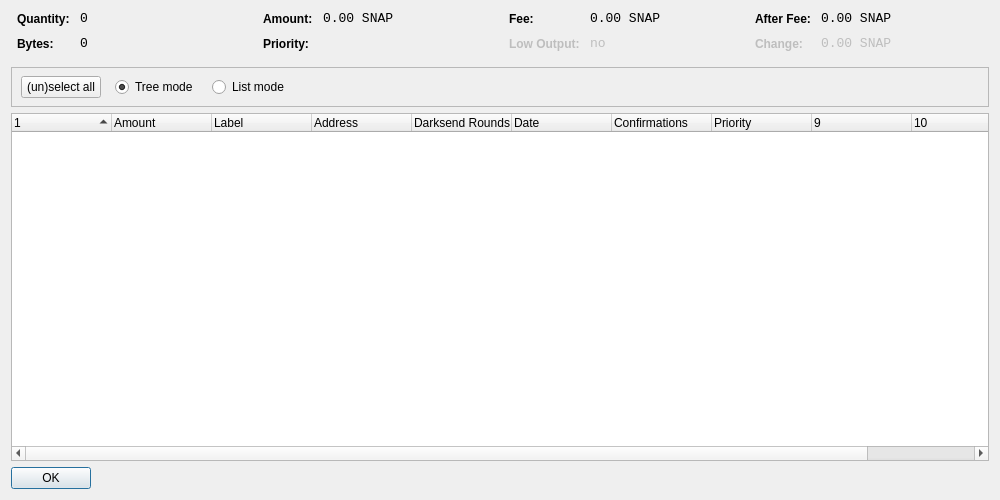
<?xml version="1.0" encoding="UTF-8"?>
<ui version="4.0">
 <class>CoinControlDialog</class>
 <widget class="QDialog" name="CoinControlDialog">
  <property name="geometry">
   <rect>
    <x>0</x>
    <y>0</y>
    <width>1000</width>
    <height>500</height>
   </rect>
  </property>
  <property name="windowTitle">
   <string>Coin Control</string>
  </property>
  <layout class="QVBoxLayout" name="verticalLayout">
   <item>
    <layout class="QHBoxLayout" name="horizontalLayoutTop" stretch="0,0,0,0">
     <property name="topMargin">
      <number>0</number>
     </property>
     <property name="bottomMargin">
      <number>10</number>
     </property>
     <item>
      <layout class="QFormLayout" name="formLayoutCoinControl1">
       <property name="horizontalSpacing">
        <number>10</number>
       </property>
       <property name="verticalSpacing">
        <number>10</number>
       </property>
       <property name="leftMargin">
        <number>6</number>
       </property>
       <property name="rightMargin">
        <number>6</number>
       </property>
       <item row="0" column="0">
        <widget class="QLabel" name="labelCoinControlQuantityText">
         <property name="styleSheet">
          <string notr="true">font-weight:bold;</string>
         </property>
         <property name="text">
          <string>Quantity:</string>
         </property>
        </widget>
       </item>
       <item row="0" column="1">
        <widget class="QLabel" name="labelCoinControlQuantity">
         <property name="font">
          <font>
           <family>Monospace</family>
           <pointsize>10</pointsize>
          </font>
         </property>
         <property name="cursor">
          <cursorShape>IBeamCursor</cursorShape>
         </property>
         <property name="contextMenuPolicy">
          <enum>Qt::ActionsContextMenu</enum>
         </property>
         <property name="text">
          <string notr="true">0</string>
         </property>
         <property name="textInteractionFlags">
          <set>Qt::LinksAccessibleByMouse|Qt::TextSelectableByKeyboard|Qt::TextSelectableByMouse</set>
         </property>
        </widget>
       </item>
       <item row="1" column="0">
        <widget class="QLabel" name="labelCoinControlBytesText">
         <property name="styleSheet">
          <string notr="true">font-weight:bold;</string>
         </property>
         <property name="text">
          <string>Bytes:</string>
         </property>
        </widget>
       </item>
       <item row="1" column="1">
        <widget class="QLabel" name="labelCoinControlBytes">
         <property name="font">
          <font>
           <family>Monospace</family>
           <pointsize>10</pointsize>
          </font>
         </property>
         <property name="cursor">
          <cursorShape>IBeamCursor</cursorShape>
         </property>
         <property name="contextMenuPolicy">
          <enum>Qt::ActionsContextMenu</enum>
         </property>
         <property name="text">
          <string notr="true">0</string>
         </property>
         <property name="textInteractionFlags">
          <set>Qt::LinksAccessibleByMouse|Qt::TextSelectableByKeyboard|Qt::TextSelectableByMouse</set>
         </property>
        </widget>
       </item>
      </layout>
     </item>
     <item>
      <layout class="QFormLayout" name="formLayoutCoinControl2">
       <property name="horizontalSpacing">
        <number>10</number>
       </property>
       <property name="verticalSpacing">
        <number>10</number>
       </property>
       <property name="leftMargin">
        <number>6</number>
       </property>
       <property name="rightMargin">
        <number>6</number>
       </property>
       <item row="0" column="0">
        <widget class="QLabel" name="labelCoinControlAmountText">
         <property name="styleSheet">
          <string notr="true">font-weight:bold;</string>
         </property>
         <property name="text">
          <string>Amount:</string>
         </property>
        </widget>
       </item>
       <item row="0" column="1">
        <widget class="QLabel" name="labelCoinControlAmount">
         <property name="font">
          <font>
           <family>Monospace</family>
           <pointsize>10</pointsize>
          </font>
         </property>
         <property name="cursor">
          <cursorShape>IBeamCursor</cursorShape>
         </property>
         <property name="contextMenuPolicy">
          <enum>Qt::ActionsContextMenu</enum>
         </property>
         <property name="text">
          <string notr="true">0.00 SNAP</string>
         </property>
         <property name="textInteractionFlags">
          <set>Qt::LinksAccessibleByMouse|Qt::TextSelectableByKeyboard|Qt::TextSelectableByMouse</set>
         </property>
        </widget>
       </item>
       <item row="1" column="0">
        <widget class="QLabel" name="labelCoinControlPriorityText">
         <property name="styleSheet">
          <string notr="true">font-weight:bold;</string>
         </property>
         <property name="text">
          <string>Priority:</string>
         </property>
        </widget>
       </item>
       <item row="1" column="1">
        <widget class="QLabel" name="labelCoinControlPriority">
         <property name="font">
          <font>
           <family>Monospace</family>
           <pointsize>10</pointsize>
          </font>
         </property>
         <property name="cursor">
          <cursorShape>IBeamCursor</cursorShape>
         </property>
         <property name="contextMenuPolicy">
          <enum>Qt::ActionsContextMenu</enum>
         </property>
         <property name="text">
          <string/>
         </property>
         <property name="textInteractionFlags">
          <set>Qt::LinksAccessibleByMouse|Qt::TextSelectableByKeyboard|Qt::TextSelectableByMouse</set>
         </property>
        </widget>
       </item>
      </layout>
     </item>
     <item>
      <layout class="QFormLayout" name="formLayoutCoinControl3">
       <property name="horizontalSpacing">
        <number>10</number>
       </property>
       <property name="verticalSpacing">
        <number>10</number>
       </property>
       <property name="leftMargin">
        <number>6</number>
       </property>
       <property name="rightMargin">
        <number>6</number>
       </property>
       <item row="0" column="0">
        <widget class="QLabel" name="labelCoinControlFeeText">
         <property name="styleSheet">
          <string notr="true">font-weight:bold;</string>
         </property>
         <property name="text">
          <string>Fee:</string>
         </property>
        </widget>
       </item>
       <item row="0" column="1">
        <widget class="QLabel" name="labelCoinControlFee">
         <property name="font">
          <font>
           <family>Monospace</family>
           <pointsize>10</pointsize>
          </font>
         </property>
         <property name="cursor">
          <cursorShape>IBeamCursor</cursorShape>
         </property>
         <property name="contextMenuPolicy">
          <enum>Qt::ActionsContextMenu</enum>
         </property>
         <property name="text">
          <string notr="true">0.00 SNAP</string>
         </property>
         <property name="textInteractionFlags">
          <set>Qt::LinksAccessibleByMouse|Qt::TextSelectableByKeyboard|Qt::TextSelectableByMouse</set>
         </property>
        </widget>
       </item>
       <item row="1" column="0">
        <widget class="QLabel" name="labelCoinControlLowOutputText">
         <property name="enabled">
          <bool>false</bool>
         </property>
         <property name="styleSheet">
          <string notr="true">font-weight:bold;</string>
         </property>
         <property name="text">
          <string>Low Output:</string>
         </property>
        </widget>
       </item>
       <item row="1" column="1">
        <widget class="QLabel" name="labelCoinControlLowOutput">
         <property name="enabled">
          <bool>false</bool>
         </property>
         <property name="font">
          <font>
           <family>Monospace</family>
           <pointsize>10</pointsize>
          </font>
         </property>
         <property name="cursor">
          <cursorShape>IBeamCursor</cursorShape>
         </property>
         <property name="contextMenuPolicy">
          <enum>Qt::ActionsContextMenu</enum>
         </property>
         <property name="text">
          <string notr="true">no</string>
         </property>
         <property name="textInteractionFlags">
          <set>Qt::LinksAccessibleByMouse|Qt::TextSelectableByKeyboard|Qt::TextSelectableByMouse</set>
         </property>
        </widget>
       </item>
      </layout>
     </item>
     <item>
      <layout class="QFormLayout" name="formLayoutCoinControl4">
       <property name="horizontalSpacing">
        <number>10</number>
       </property>
       <property name="verticalSpacing">
        <number>10</number>
       </property>
       <property name="leftMargin">
        <number>6</number>
       </property>
       <property name="rightMargin">
        <number>6</number>
       </property>
       <item row="0" column="0">
        <widget class="QLabel" name="labelCoinControlAfterFeeText">
         <property name="styleSheet">
          <string notr="true">font-weight:bold;</string>
         </property>
         <property name="text">
          <string>After Fee:</string>
         </property>
        </widget>
       </item>
       <item row="0" column="1">
        <widget class="QLabel" name="labelCoinControlAfterFee">
         <property name="font">
          <font>
           <family>Monospace</family>
           <pointsize>10</pointsize>
          </font>
         </property>
         <property name="cursor">
          <cursorShape>IBeamCursor</cursorShape>
         </property>
         <property name="contextMenuPolicy">
          <enum>Qt::ActionsContextMenu</enum>
         </property>
         <property name="text">
          <string notr="true">0.00 SNAP</string>
         </property>
         <property name="textInteractionFlags">
          <set>Qt::LinksAccessibleByMouse|Qt::TextSelectableByKeyboard|Qt::TextSelectableByMouse</set>
         </property>
        </widget>
       </item>
       <item row="1" column="0">
        <widget class="QLabel" name="labelCoinControlChangeText">
         <property name="enabled">
          <bool>false</bool>
         </property>
         <property name="styleSheet">
          <string notr="true">font-weight:bold;</string>
         </property>
         <property name="text">
          <string>Change:</string>
         </property>
        </widget>
       </item>
       <item row="1" column="1">
        <widget class="QLabel" name="labelCoinControlChange">
         <property name="enabled">
          <bool>false</bool>
         </property>
         <property name="font">
          <font>
           <family>Monospace</family>
           <pointsize>10</pointsize>
          </font>
         </property>
         <property name="cursor">
          <cursorShape>IBeamCursor</cursorShape>
         </property>
         <property name="contextMenuPolicy">
          <enum>Qt::ActionsContextMenu</enum>
         </property>
         <property name="text">
          <string notr="true">0.00 SNAP</string>
         </property>
         <property name="textInteractionFlags">
          <set>Qt::LinksAccessibleByMouse|Qt::TextSelectableByKeyboard|Qt::TextSelectableByMouse</set>
         </property>
        </widget>
       </item>
      </layout>
     </item>
    </layout>
   </item>
   <item>
    <widget class="QFrame" name="frame">
     <property name="minimumSize">
      <size>
       <width>0</width>
       <height>40</height>
      </size>
     </property>
     <property name="frameShape">
      <enum>QFrame::StyledPanel</enum>
     </property>
     <property name="frameShadow">
      <enum>QFrame::Sunken</enum>
     </property>
     <widget class="QWidget" name="horizontalLayoutWidget">
      <property name="geometry">
       <rect>
        <x>10</x>
        <y>0</y>
        <width>781</width>
        <height>41</height>
       </rect>
      </property>
      <layout class="QHBoxLayout" name="horizontalLayoutPanel" stretch="0,0,0,0,0">
       <property name="spacing">
        <number>14</number>
       </property>
       <item>
        <widget class="QPushButton" name="pushButtonSelectAll">
         <property name="sizePolicy">
          <sizepolicy hsizetype="Maximum" vsizetype="Fixed">
           <horstretch>0</horstretch>
           <verstretch>0</verstretch>
          </sizepolicy>
         </property>
         <property name="text">
          <string>(un)select all</string>
         </property>
        </widget>
       </item>
       <item>
        <widget class="QRadioButton" name="radioTreeMode">
         <property name="sizePolicy">
          <sizepolicy hsizetype="Maximum" vsizetype="Fixed">
           <horstretch>0</horstretch>
           <verstretch>0</verstretch>
          </sizepolicy>
         </property>
         <property name="text">
          <string>Tree mode</string>
         </property>
         <property name="checked">
          <bool>true</bool>
         </property>
        </widget>
       </item>
       <item>
        <widget class="QRadioButton" name="radioListMode">
         <property name="sizePolicy">
          <sizepolicy hsizetype="Maximum" vsizetype="Fixed">
           <horstretch>0</horstretch>
           <verstretch>0</verstretch>
          </sizepolicy>
         </property>
         <property name="text">
          <string>List mode</string>
         </property>
        </widget>
       </item>
       <item>
        <spacer name="horizontalSpacer">
         <property name="orientation">
          <enum>Qt::Horizontal</enum>
         </property>
         <property name="sizeHint" stdset="0">
          <size>
           <width>40</width>
           <height>20</height>
          </size>
         </property>
        </spacer>
       </item>
      </layout>
     </widget>
    </widget>
   </item>
   <item>
    <widget class="CoinControlTreeWidget" name="treeWidget">
     <property name="contextMenuPolicy">
      <enum>Qt::CustomContextMenu</enum>
     </property>
     <property name="sortingEnabled">
      <bool>false</bool>
     </property>
     <property name="columnCount">
      <number>11</number>
     </property>
     <attribute name="headerShowSortIndicator" stdset="0">
      <bool>true</bool>
     </attribute>
     <attribute name="headerStretchLastSection">
      <bool>false</bool>
     </attribute>
     <column>
      <property name="text">
       <string/>
      </property>
     </column>
     <column>
      <property name="text">
       <string>Amount</string>
      </property>
     </column>
     <column>
      <property name="text">
       <string>Label</string>
      </property>
     </column>
     <column>
      <property name="text">
       <string>Address</string>
      </property>
     </column>
     <column>
      <property name="text">
       <string>Darksend Rounds</string>
      </property>
    </column>
     <column>
      <property name="text">
       <string>Date</string>
      </property>
     </column>
     <column>
      <property name="text">
       <string>Confirmations</string>
      </property>
      <property name="toolTip">
       <string>Confirmed</string>
      </property>
     </column>
     <column>
      <property name="text">
       <string>Priority</string>
      </property>
     </column>
     <column>
      <property name="text">
       <string/>
      </property>
     </column>
     <column>
      <property name="text">
       <string/>
      </property>
     </column>
     <column>
      <property name="text">
       <string/>
      </property>
     </column>
     <column>
      <property name="text">
       <string/>
      </property>
     </column>
    </widget>
   </item>
   <item>
    <widget class="QDialogButtonBox" name="buttonBox">
     <property name="sizePolicy">
      <sizepolicy hsizetype="Maximum" vsizetype="Fixed">
       <horstretch>0</horstretch>
       <verstretch>0</verstretch>
      </sizepolicy>
     </property>
     <property name="orientation">
      <enum>Qt::Horizontal</enum>
     </property>
     <property name="standardButtons">
      <set>QDialogButtonBox::Ok</set>
     </property>
    </widget>
   </item>
  </layout>
 </widget>
 <customwidgets>
  <customwidget>
   <class>CoinControlTreeWidget</class>
   <extends>QTreeWidget</extends>
   <header>coincontroltreewidget.h</header>
  </customwidget>
 </customwidgets>
 <resources/>
 <connections/>
</ui>
